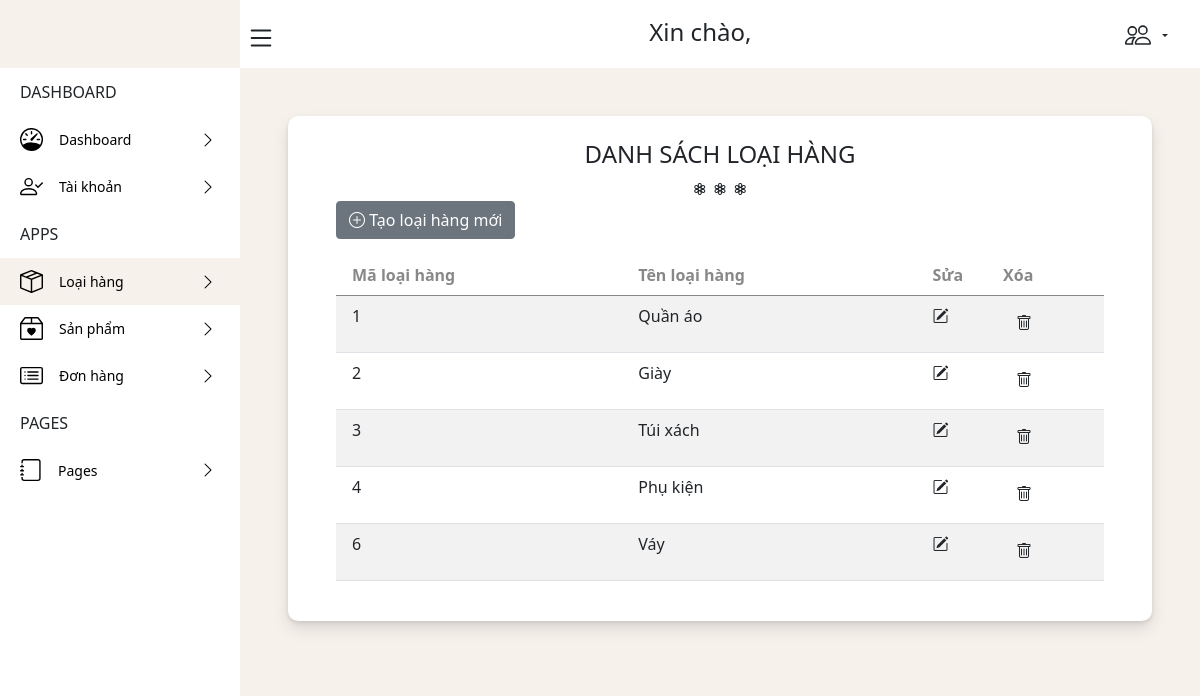
Page /admin/loaihang/loaihang.php on the committed database.
### tables this page shows
CREATE TABLE `catalog` (
  `id_catalog` int(11) NOT NULL,
  `name` varchar(128) NOT NULL
);

### admin/loaihang/loaihang.php (the view, shortened to what this page needs)
<?php include('../template/header.php');
?>
<?php
$id = $_GET['id'];
?>
<body style="background:#f6f1eb">
    <header class="header" id="header">
        <div class="header_toggle">
        </div>
        <h4 class="mt-1 text-center text-dark">Xin chào, <?php echo $row['name'];?></h4>
        <div class="mt-3 d-flex py-2 ">
            <p class="pt-1 dropdown-toggle" style="font-size:13px" data-bs-toggle="dropdown" aria-expanded="false">
                <?php echo $row['name']; ?></p>
        </div>
    </header>
    <div class="l-navbar" id="nav-bar">
        <nav class="nav">
            <div>
                <div class="nav_logo">
                </div>
                <div class="nav_list">
                    <div class="nav_links">
                        <span class="nav_names">DASHBOARD</span>
                    </div>
                    <a href="../index.php?id=<?php echo $id ?>" class="d-flex nav_link ">
                        <span class=" nav_name">Dashboard</span>
                        <i class="nav_icon2 bi bi-chevron-right"></i>
                    </a>
                    <a href="../taikhoan/taikhoan.php?id=<?php echo $row['id_admin']; ?>" class="d-flex nav_link">
                        <span class="nav_name">Tài khoản</span>
                        <i class="nav_icon2 bi bi-chevron-right"></i>
                    </a>
                    <div class="nav_links">
                        <span class="nav_names">APPS</span>
                    </div>
                    <a href="../loaihang/loaihang.php?id=<?php echo $id ?>" class="d-flex nav_link active">
                        <span class="nav_name">Loại hàng</span>
                        <i class="nav_icon2 bi bi-chevron-right"></i>
                    </a>
                    <a href="../sanpham/sanpham.php?id=<?php echo $id ?>" class="d-flex nav_link">
                        <span class="nav_name">Sản phẩm</span>
                        <i class="nav_icon2 bi bi-chevron-right"></i>
                    </a>
                    <div>
                        <a href="../order/order.php?id=<?php echo $id ?>" class="d-flex nav_link">
                            <span class="nav_name">Đơn hàng</span>
                            <i class="nav_icon2 bi bi-chevron-right"></i>
                        </a>
                    </div>
                    <div class="nav_links">
                        <span class="nav_names">PAGES</span>
                    </div>
                    <a href="../../index.php" class="d-flex nav_link">
                        <span class="nav_name">Pages</span>
                        <i class="nav_icon2 bi bi-chevron-right"></i>
                    </a>
                </div>
        </nav>
    </div>
    <div class="height-100">
        <section class="p-5">
            <div class="px-5 py-4"
                style="background:white;box-shadow: 0 2px 4px 0 #0000001a, 0 8px 16px 0 #0000001a;border-radius:10px">
                <h4 class="text-center text-dark">DANH SÁCH LOẠI HÀNG</h4>
                <div class="text-center text-dark">
                    <i class="bi bi-flower3"></i> <i class="bi bi-flower3"></i> <i class="bi bi-flower3"></i>
                </div>
                <div>
                    <a class="btn btn-secondary" href="add_loaihang.php?id=<?php echo $id ?>"><i
                            class="bi bi-plus-circle"></i> Tạo loại hàng mới</a>
                </div>
                <table class="mt-3 table table-striped">
                    <thead>
                        <tr style="color:#888;">
                            <th style="width:200px" class="col ps-3" scope="col">Mã loại hàng</th>
                            <th style="width:200px" scope="col">Tên loại hàng</th>
                            <th style="width:10px" scope="col">Sửa</th>
                            <th style="width:10px" scope="col">Xóa</th>
                        </tr>
                    </thead>
                    <tbody>
                        <?php
                            $sql = "SELECT * FROM catalog ";
                            $res = mysqli_query($conn, $sql);
                            $count = mysqli_num_rows($res);
                            if($count>0)
                            {
                            while($row=mysqli_fetch_assoc($res))
                            {
                            ?>
                        <tr>
                            <td class="">
                                <p class="ms-2"><?php echo $row['id_catalog']; ?></p>
                            </td>
                            <td class="">
                                <p class=""><?php echo $row['name']; ?></p>
                            </td>
                            <td class="">
                                <a href="update_loaihang.php?id=<?php echo $id ?>&id1=<?php echo $row['id_catalog']; ?>"><i
                                        class="link-dark me-3 bi bi-pencil-square"></i></a>
                            </td>
                            <td class="">
                                <a onclick="return confirm('Bạn có muốn xóa không?'); " href="delete_loaihang.php?id=<?php echo $id ?>&id1=<?php echo $row['id_catalog']; ?>" class="btn"><i
                                        class="link-dark me-3 bi bi-trash"></i></a>
                            </td>
                        </tr>
                        <?php
                }
            }
            ?>
                    </tbody>
                </table>
            </div>
        </section>
    </div>
    <?php include('../template/footer.php');
?>

### admin/style/style111.css (style rules this page uses)
:root { --z-fixed: 100; }
body { margin: 68px 0 0 0; padding-left: 240px; }
a { text-decoration: none }
.header { width: 100%; position: fixed; top: 0; left: 0; display: flex; align-items: center; justify-content: space-between; height: 68px; padding: 0 2rem 0 230px; background-color: white; z-index: var(--z-fixed); transition: .5s; }
.header_toggle { cursor: pointer; }
.l-navbar { position: fixed; top: 0; width: 240px; height: 100vh; background-color: white; transition: .5s; z-index: var(--z-fixed); left: 0; padding: 0 }
.nav { height: 100%; display: flex; flex-direction: column; justify-content: space-between; overflow: hidden }
.nav_name { font-size: 14px; }
.nav_logo, .nav_link { display: grid; grid-template-columns: max-content max-content; align-items: center; column-gap: 1rem; padding: 12px 0px 12px 20px }
.nav_links { display: grid; grid-template-columns: max-content max-content; align-items: center; column-gap: 1rem; padding: 12px 0px 12px 20px }
.nav_logo { background:#f6f1eb ; height: 68px; }
.nav_icon2 { position: absolute; left: 200px; }
.nav_link { position: relative; color: black; transition: .3s }
.active { color: black; background: #f6f1eb; }
.height-100 { background: #f6f1eb; }

### rows in the picture
catalog: id_catalog "1", name "Quần áo"
catalog: id_catalog "2", name "Giày"
catalog: id_catalog "3", name "Túi xách"
catalog: id_catalog "4", name "Phụ kiện"
catalog: id_catalog "6", name "Váy"
